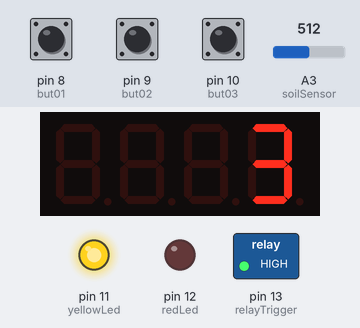
Bench run of a sketch on a simulated Arduino Uno, built with avr-gcc and run on an emulated ATmega328P. On the bench: 4-digit seven-segment display, switched loads named in the sketch (green lamp = pin HIGH), output pins drawn as LEDs (lit = HIGH). The test bench sets the inputs (shaded band); at power-on: pin 8 (but01) HIGH, A3 (soilSensor) = 512, pin 9 (but02) HIGH, pin 10 (but03) HIGH.

Above: at 1.2 s.
1.3 s: pin 8 (but01) pulled LOW for 0.15 s
At 3.2 s:
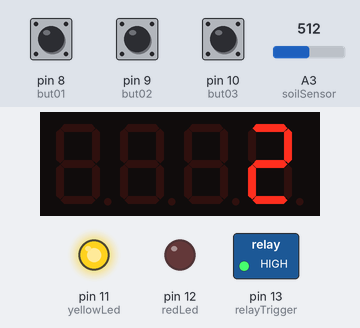
4.4 s: pin 8 (but01) pulled LOW for 1 s
At 6.6 s:
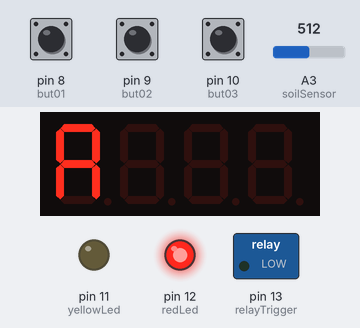
6.9 s: A3 (soilSensor) set to 489
At 7.7 s:
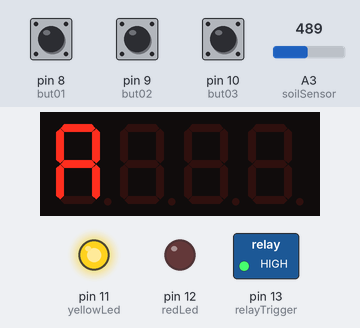
8.4 s: A3 (soilSensor) set to 510
At 9.6 s:
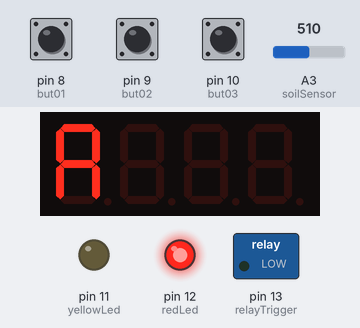
9.9 s: pin 8 (but01) pulled LOW for 0.15 s
At 11.2 s:
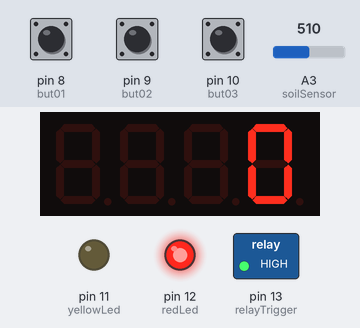
11.5 s: pin 8 (but01) pulled LOW for 3.2 s
At 15.5 s:
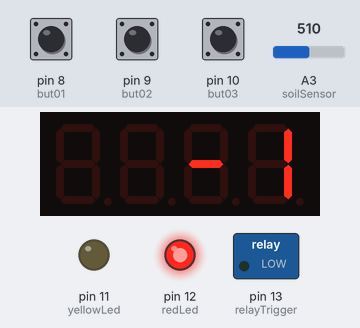
Timing chart, 0 to 17.0 s (numbered marks = the images above; inputs shaded):
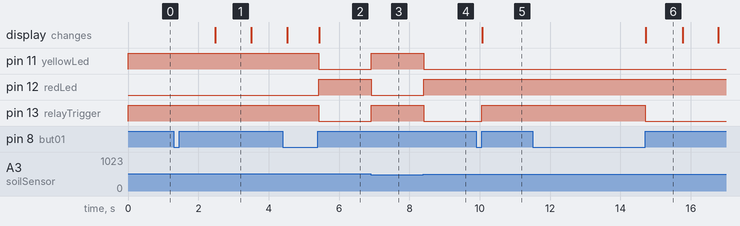

The sketch:

anhTuan.ino
```cpp
//LIB
#include <TM1637Display.h>

//PINOUT
const int but01 = 8;
const int but02 = 9;
const int but03 = 10;
const int yellowLed = 11;
const int redLed = 12;
const int relayTrigger = 13;
const int soilSensor = A3;
#define CLK 6  // Chân CLK của TM1637 nối với D3
#define DIO 7  // Chân DIO của TM1637 nối với D2

//GLOBAL VAR
int SOIL_MOISTURE = 0;
int IS_AUTO_MODE_ON = 1;
int TIME_COUNTDOWN = 3;
int SETTED_TIME = 0;
long int START_TIME = 0;
bool PICKED_TIME = 0;
int WATER_TIME = 10;
bool BUT01_STILL_PRESSED = 0;
bool BUT02_STILL_PRESSED = 0;
bool BUT03_STILL_PRESSED = 0;
const uint8_t SEGMENT_A = 0b01110111;

//DECLARE
TM1637Display display(CLK, DIO);

void getSoilMoisture(){
  SOIL_MOISTURE = analogRead(soilSensor);
}

void setButton(){
  int statusBut01 = digitalRead(but01);
  int statusBut02 = digitalRead(but02);
  int statusBut03 = digitalRead(but03);

  if(statusBut01 == 1 && BUT01_STILL_PRESSED == 0){
    IS_AUTO_MODE_ON++;
    if(IS_AUTO_MODE_ON > 2){
      IS_AUTO_MODE_ON = 0;
    }
    BUT01_STILL_PRESSED = 1;
  }
  if(statusBut01 == 0){
    BUT01_STILL_PRESSED = 0;
  }

  if(statusBut02 == 1 && BUT02_STILL_PRESSED == 0 && IS_AUTO_MODE_ON == 2){
    TIME_COUNTDOWN++;
    SETTED_TIME = TIME_COUNTDOWN;
    BUT02_STILL_PRESSED = 1;
  }
  if(statusBut02 == 0){
    BUT02_STILL_PRESSED = 0;
  }

  if(statusBut03 == 1 && BUT03_STILL_PRESSED == 0 && IS_AUTO_MODE_ON == 2){
    TIME_COUNTDOWN--;
    SETTED_TIME = TIME_COUNTDOWN;
    if(TIME_COUNTDOWN < 0){
      TIME_COUNTDOWN = 0;
    }
    BUT03_STILL_PRESSED = 1;
  }
  if(statusBut03 == 0){
    BUT03_STILL_PRESSED = 0;
  }
}

void systemDisplay(){
  if(IS_AUTO_MODE_ON == 1){
    uint8_t segments[4] = {SEGMENT_A, 0, 0, 0};
    display.setSegments(segments);
  }
  if(IS_AUTO_MODE_ON == 0 || IS_AUTO_MODE_ON == 2){
    display.showNumberDec(TIME_COUNTDOWN);
  }
}

void autoPump(){
  getSoilMoisture();
  if(SOIL_MOISTURE > 500){
    digitalWrite(relayTrigger, LOW);
    digitalWrite(yellowLed, LOW);
    digitalWrite(redLed, HIGH);
  }
  else{
    digitalWrite(relayTrigger, HIGH);
    digitalWrite(redLed, LOW);
    digitalWrite(yellowLed, HIGH);
  }
}

void timerPump(){
  if(PICKED_TIME == 0){
    START_TIME = millis();
    PICKED_TIME = 1;
  }
  if( millis() - START_TIME >= 1000){
      TIME_COUNTDOWN--;
      PICKED_TIME = 0;
      if(TIME_COUNTDOWN < - WATER_TIME){
        TIME_COUNTDOWN = SETTED_TIME;
      }
  }

}

void systemLogic(){
  if(IS_AUTO_MODE_ON == 0){
    timerPump();
  }
  if(IS_AUTO_MODE_ON == 1){
    autoPump();
  }
  else{
    digitalWrite(relayTrigger, HIGH);
  }

  if(TIME_COUNTDOWN < 0){
    digitalWrite(relayTrigger, LOW);
  }
}

void setup(){
  pinMode(but01, INPUT_PULLUP);
  pinMode(but02, INPUT_PULLUP);
  pinMode(but03, INPUT_PULLUP);
  pinMode(yellowLed, OUTPUT);
  pinMode(redLed, OUTPUT);
  pinMode(relayTrigger, OUTPUT);
  pinMode(soilSensor, INPUT);

  digitalWrite(yellowLed, HIGH);


  digitalWrite(relayTrigger, HIGH);

  display.setBrightness(1);
}

void loop(){
  setButton();
  getSoilMoisture();
  systemLogic();
  systemDisplay();
  //delay(100);
}
```

Measured:
- the behaviour switches between 501 and 500 on A3 (soilSensor) (found by bisection; images 2 and 3)
- after the input at 1.3 s, the display: changes after 1.2 s (image 1)
- after the input at 4.4 s, pin 11 (yellowLed): HIGH → LOW after 1.0 s; pin 12 (redLed): LOW → HIGH after 1.0 s; the display: first differs from a run without the input after 1.0 s (image 2)
- after the input at 6.9 s, pin 11 (yellowLed), pin 13 (relayTrigger): LOW → HIGH at once; pin 12 (redLed): HIGH → LOW at once
- after the input at 8.4 s, pin 11 (yellowLed), pin 13 (relayTrigger): HIGH → LOW at once; pin 12 (redLed): LOW → HIGH at once
- after the input at 9.9 s, pin 13 (relayTrigger): LOW → HIGH after 0.15 s; the display: changes after 0.18 s (image 5)
- after the input at 11.5 s, pin 13 (relayTrigger): HIGH → LOW after 3.2 s; the display: changes after 3.2 s (image 6)
